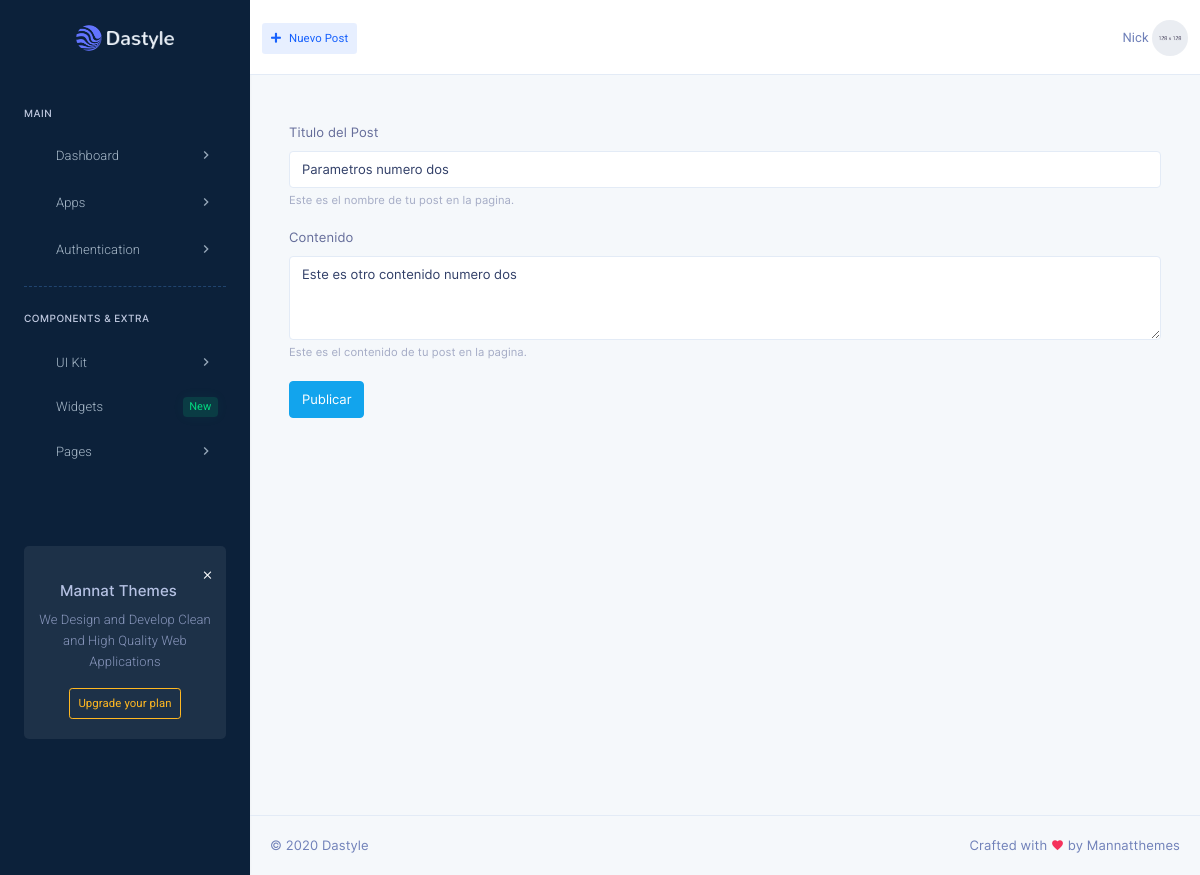
The page /edit-post.php?id=4 on the database its author committed.
### tables this page shows
CREATE TABLE `post` (
  `id` int(11) NOT NULL,
  `titulo` varchar(100) NOT NULL,
  `contenido` varchar(300) NOT NULL
);

### edit-post.php (the view, shortened to what this page needs)
<?php
include("sql/conexion.php");
$id = $_GET['id'];
$extraccion_post = "SELECT * from post where id = '$id'";
$resultado_post = $conn -> query($extraccion_post);
$perdomo = $resultado_post ->fetch_assoc();
?>
<!DOCTYPE html>
<html lang="en">
    <head>
        <link href="assets/css/bootstrap.min.css" rel="stylesheet" type="text/css" />
        <link href="assets/css/jquery-ui.min.css" rel="stylesheet">
        <link href="assets/css/icons.min.css" rel="stylesheet" type="text/css" />
        <link href="assets/css/metisMenu.min.css" rel="stylesheet" type="text/css" />
        <link href="plugins/daterangepicker/daterangepicker.css" rel="stylesheet" type="text/css" />
        <link href="assets/css/app.min.css" rel="stylesheet" type="text/css" />
    </head>
    <body class="dark-sidenav">
        <div class="left-sidenav">
            <div class="brand">
                <a href="crm-index.html" class="logo">
                    <span>
                        <img src="assets/images/logo-sm.png" alt="logo-small" class="logo-sm">
                    </span>
                    <span>
                        <img src="assets/images/logo.png" alt="logo-large" class="logo-lg logo-light">
                    </span>
                </a>
            </div>
            <div class="menu-content h-100" data-simplebar>
                <ul class="metismenu left-sidenav-menu">
                    <li class="menu-label mt-0">Main</li>
                    <li>
                        <a href="javascript: void(0);"> <i data-feather="home" class="align-self-center menu-icon"></i><span>Dashboard</span><span class="menu-arrow"><i class="mdi mdi-chevron-right"></i></span></a>
                    </li>
                    <li>
                        <a href="javascript: void(0);"><i data-feather="grid" class="align-self-center menu-icon"></i><span>Apps</span><span class="menu-arrow"><i class="mdi mdi-chevron-right"></i></span></a>
                    </li>
                    <li>
                        <a href="javascript: void(0);"><i data-feather="lock" class="align-self-center menu-icon"></i><span>Authentication</span><span class="menu-arrow"><i class="mdi mdi-chevron-right"></i></span></a>
                    </li>
                    <hr class="hr-dashed hr-menu">
                    <li class="menu-label my-2">Components & Extra</li>
                    <li>
                        <a href="javascript: void(0);"><i data-feather="box" class="align-self-center menu-icon"></i><span>UI Kit</span><span class="menu-arrow"><i class="mdi mdi-chevron-right"></i></span></a>
                    </li>
                    <li>
                        <a href="widgets.html"><i data-feather="layers" class="align-self-center menu-icon"></i><span>Widgets</span><span class="badge badge-soft-success menu-arrow">New</span></a>
                    </li>
                    <li>
                        <a href="javascript: void(0);"><i data-feather="file-plus" class="align-self-center menu-icon"></i><span>Pages</span><span class="menu-arrow"><i class="mdi mdi-chevron-right"></i></span></a>
                    </li>
                </ul>
                <div class="update-msg text-center">
                    <a href="javascript: void(0);" class="float-right close-btn text-white" data-dismiss="update-msg" aria-label="Close" aria-hidden="true">
                        <i class="mdi mdi-close"></i>
                    </a>
                    <h5 class="mt-3">Mannat Themes</h5>
                    <p class="mb-3">We Design and Develop Clean and High Quality Web Applications</p>
                    <a href="javascript: void(0);" class="btn btn-outline-warning btn-sm">Upgrade your plan</a>
                </div>
            </div>
        </div>
        <div class="page-wrapper">
            <div class="topbar">
                <nav class="navbar-custom">
                    <ul class="list-unstyled topbar-nav float-right mb-0">
                        <li class="dropdown hide-phone">
                        </li>
                        <li class="dropdown notification-list">
                        </li>
                        <li class="dropdown">
                            <a class="nav-link dropdown-toggle waves-effect waves-light nav-user" data-toggle="dropdown" href="#" role="button"
                                aria-haspopup="false" aria-expanded="false">
                                <span class="ml-1 nav-user-name hidden-sm">Nick</span>
                                <img src="assets/images/users/user-5.jpg" alt="profile-user" class="rounded-circle" />
                            </a>
                        </li>
                    </ul>
                    <ul class="list-unstyled topbar-nav mb-0">
                        <li class="creat-btn">
                            <div class="nav-link">
                                <a class=" btn btn-sm btn-soft-primary" href="#" role="button"><i class="fas fa-plus mr-2"></i>Nuevo Post</a>
                            </div>
                        </li>
                    </ul>
                </nav>
            </div>
            <div class="page-content">
                <div class="container-fluid">
                    <div class="row">
                        <div class="col-sm-12">
                            <div class="page-title-box">
                            </div>
                        </div>
                    </div>
                    <div class="container">
                    <div class="form-group">
                     <label for="exampleInputEmail1">Titulo del Post</label>
                     <input type="text" class="form-control" id="titulo" aria-describedby="emailHelp" value="<?php echo $perdomo['titulo']; ?>">
                    <small id="emailHelp" class="form-text text-muted">Este es el nombre de tu post en la pagina.</small>
                    <br/>
                    <label for="exampleFormControlTextarea1">Contenido</label>
                       <textarea  class="form-control" id="contenido" rows="3"><?php echo $perdomo['contenido']; ?></textarea>
                       <small id="emailHelp" class="form-text text-muted">Este es el contenido de tu post en la pagina.</small>
                    </div>
                    <button type="button" id="btn-editar" class="btn btn-info">Publicar</button>
                    </div>
                    <br>
                </div>
                <footer class="footer text-center text-sm-left">
                    &copy; 2020 Dastyle <span class="d-none d-sm-inline-block float-right">Crafted with <i class="mdi mdi-heart text-danger"></i> by Mannatthemes</span>
                </footer>
            </div>
        </div>
    </body>
</html>

### rows shown on the page
post: titulo "Parametros numero dos", contenido "Este es otro contenido numero dos"
